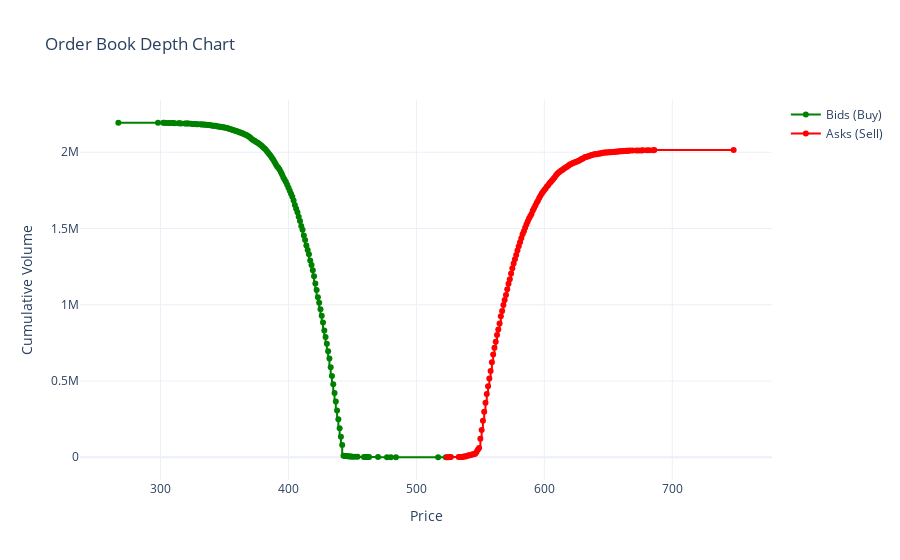

Notebook code cell kept with this figure:
### Code cell
# Buy side (sorted high to low)

exchange.sells.head.in_order()
buy_prices = []
buy_volumes = []

for orders, currentNode in exchange.buys.head.in_order():
    buy_prices.append(currentNode.value)
    buy_volumes.append(sum(order.unfilledVolume for order in orders))

# Sell side (sorted low to high)


sell_prices = []
sell_volumes = []

for orders, currentNode in exchange.sells.head.in_order():
    sell_prices.append(currentNode.value)
    sell_volumes.append(sum(order.unfilledVolume for order in orders))


buy_cumvol = np.cumsum(buy_volumes) 
sell_cumvol = np.cumsum(sell_volumes)           

fig = go.Figure()

# Buy side (bids)
fig.add_trace(go.Scatter(
    x=buy_prices,
    y=buy_cumvol,
    mode='lines+markers',
    name='Bids (Buy)',
    line=dict(color='green', shape='hv')
))

# Sell side (asks)
fig.add_trace(go.Scatter(
    x=sell_prices,
    y=sell_cumvol,
    mode='lines+markers',
    name='Asks (Sell)',
    line=dict(color='red', shape='hv')
))

fig.update_layout(
    title='Order Book Depth Chart',
    xaxis_title='Price',
    yaxis_title='Cumulative Volume',
    xaxis=dict(type='linear'),
    yaxis=dict(type='linear'),
    template='plotly_white'
)

fig.show()

### Figure 1 — Plotly figure (JSON) as saved in the notebook; plotly's stock layout.template omitted (floating-point values rounded to 4 significant figures; data arrays with more than 128 entries replaced by an {"elided": "..."} marker saying what was removed)
{"data": [{"line": {"color": "green", "shape": "hv"}, "mode": "lines+markers", "name": "Bids (Buy)", "type": "scatter", "x": {"elided": "156 int values"}, "y": {"elided": "156 int values"}}, {"line": {"color": "red", "shape": "hv"}, "mode": "lines+markers", "name": "Asks (Sell)", "type": "scatter", "x": {"elided": "149 int values"}, "y": {"elided": "149 int values"}}], "layout": {"title": {"text": "Order Book Depth Chart"}, "xaxis": {"title": {"text": "Price"}, "type": "linear"}, "yaxis": {"title": {"text": "Cumulative Volume"}, "type": "linear"}}}
